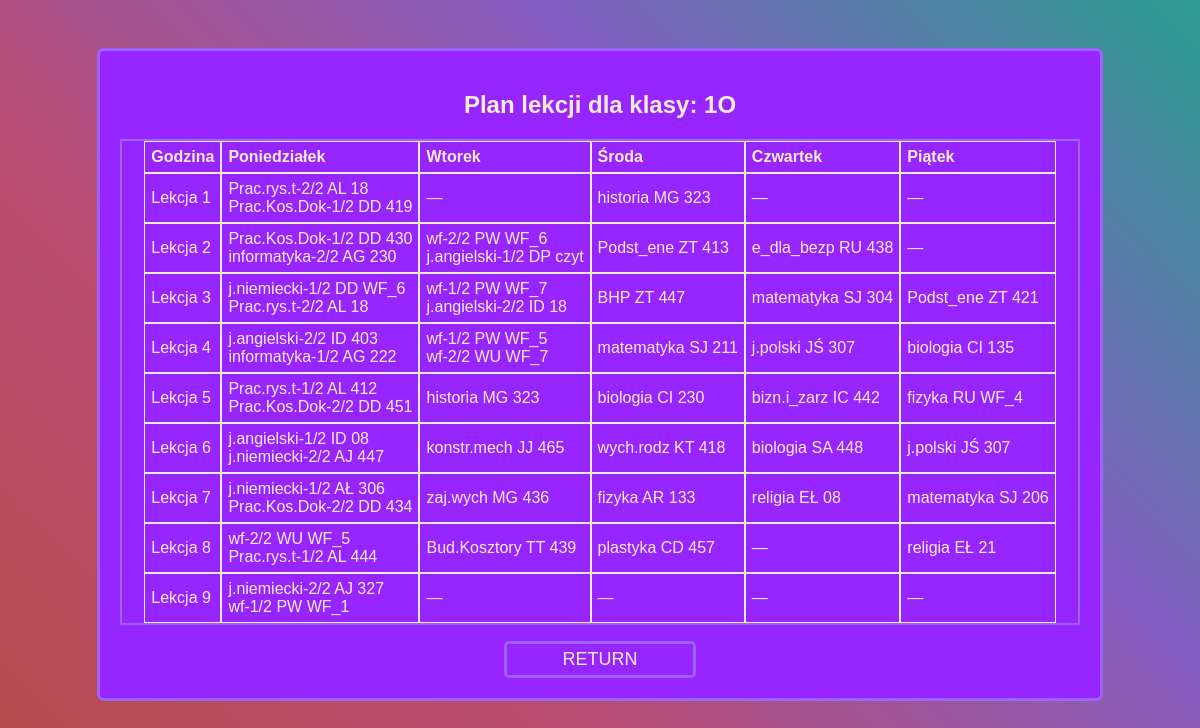
Page /classes/1O.php on the committed database.
### tables this page shows
CREATE TABLE `plan_lekcji` (
  `id` int(11) NOT NULL,
  `id_k` tinyint(4) DEFAULT NULL,
  `id_p` tinyint(4) DEFAULT NULL,
  `grupa` char(3) NOT NULL DEFAULT '1/1',
  `id_n` tinyint(4) DEFAULT NULL,
  `id_s` tinyint(4) DEFAULT NULL,
  `id_g` tinyint(4) DEFAULT NULL,
  `dzien` tinyint(4) DEFAULT NULL
);

### classes/1O.php (the view, shortened to what this page needs)
<?php
$class = '1O';
?>
<!DOCTYPE html>
<html lang="pl">
<head>
    <link rel="stylesheet" href="./CSS/admin-style.css">
</head>
<body class="background">
    <div class="menu-main">
        <?php
        $pdo = new PDO('mysql:host=localhost;dbname=plan_lekcji', 'root', '');
        $pdo->setAttribute(PDO::ATTR_ERRMODE, PDO::ERRMODE_EXCEPTION);
        $sql = "SELECT * FROM widok_plan_lekcji WHERE klasa = :class ORDER BY dzien, id_g";
        $stmt = $pdo->prepare($sql);
        $stmt->bindParam(':class', $class, PDO::PARAM_STR);
        $stmt->execute();
        $results = $stmt->fetchAll(PDO::FETCH_ASSOC);
        if ($results) {
            $schedule = [];
            foreach ($results as $row) {
                $schedule[$row['dzien']][$row['id_g']][] = [
                    'przedmiot' => $row['przedmiot'],
                    'grupa' => $row['grupa'],
                    'nauczyciele' => $row['nauczyciele'],
                    'sala' => $row['sala']
                ];
            }
            echo "<h2>Plan lekcji dla klasy: $class</h2>";
            echo "<table cellspacing='0>";
            echo "<tr class='column'><th class='rekord'>Godzina</th>";
            $daysOfWeek = ['Poniedziałek', 'Wtorek', 'Środa', 'Czwartek', 'Piątek'];
            foreach ($daysOfWeek as $day) {
                echo "<th class='rekord'>$day</th>";
            }
            for ($hour = 1; $hour <= 9; $hour++) {
                echo "<tr class='column'>";
                echo "<td class='rekord'>Lekcja $hour</td>";
                for ($day = 1; $day <= 5; $day++) {
                    echo "<td class='rekord'>";
                    if (!empty($schedule[$day][$hour])) {
                        foreach ($schedule[$day][$hour] as $lesson) {
                            if($lesson['grupa']=='1/1')
                            echo htmlspecialchars($lesson['przedmiot']) . " ";
                            else
                            echo htmlspecialchars($lesson['przedmiot']) . "-" . htmlspecialchars($lesson['grupa']) . " ";
                            echo htmlspecialchars($lesson['nauczyciele']) . " ";
                            echo htmlspecialchars($lesson['sala']) . "<br>";
                        }
                    } else {
                        echo "—";
                    }
                    echo "</td>";
                }
                echo "</tr>";
            }
            echo "</table>
            <form action='../index.php' method='post'>
                <input type='submit' name='submit' class='return' value='RETURN'>
            </form>";
        } else {
            echo "<p>Brak wyników для класса $class</p>";
        }
        ?>
    </div>
</body>
</html>

### CSS/admin-style.css (style rules this page uses)
body, html { display: flex; margin: 0; padding: 0; height: 100%; font-family: Arial, sans-serif; color: antiquewhite !important; overflow-x: hidden; }
.background { position: absolute; top: 0; left: 0; right: 0; bottom: 0; background: linear-gradient(45deg, #b64c4c, #bb4e74, #845ec2, #2a9d8f); background-size: cover; background-attachment: fixed; animation: gradientMove 5s infinite alternate; }
table { text-align: center; display: flex; justify-content: center; width: auto; color: antiquewhite; word-wrap: break-word; border: 2px solid #9c63f8; }
th, td { border: antiquewhite 1px solid; width: fit-content; text-align: left; padding: 6px; }
.menu-main { background-color: #9625ff; border: 3px solid #9c63f8; border-radius: 7px; text-align: center; flex-direction: row; margin: auto; width: 80%; padding: 20px; margin-top: 4%; }
.return { background-color: #9625ff; border: 3px solid #9c63f8; border-radius: 5px; text-align: center; min-width: 100px; color:antiquewhite; margin-top: 2vh; font-size: large; width: 20%; padding: 5px; }

### rows in the picture
plan_lekcji: przedmiot "Prac.Kos.Dok", grupa "1/2", nauczyciele "DD", sala "419"
plan_lekcji: przedmiot "Prac.Kos.Dok", grupa "1/2", nauczyciele "DD", sala "430"
plan_lekcji: przedmiot "informatyka", grupa "2/2", nauczyciele "AG", sala "230"
plan_lekcji: przedmiot "wf", grupa "2/2", nauczyciele "PW", sala "WF_6"
plan_lekcji: przedmiot "j.angielski", grupa "1/2", nauczyciele "DP", sala "czyt"
plan_lekcji: przedmiot "Podst_ene", nauczyciele "ZT", sala "413"
plan_lekcji: przedmiot "e_dla_bezp", nauczyciele "RU", sala "438"
plan_lekcji: przedmiot "j.niemiecki", grupa "1/2", nauczyciele "DD", sala "WF_6"
plan_lekcji: przedmiot "wf", grupa "1/2", nauczyciele "PW", sala "WF_7"
plan_lekcji: przedmiot "j.angielski", grupa "2/2", nauczyciele "ID", sala "18"
plan_lekcji: przedmiot "BHP", nauczyciele "ZT", sala "447"
plan_lekcji: przedmiot "matematyka", nauczyciele "SJ", sala "304"
plan_lekcji: przedmiot "Podst_ene", nauczyciele "ZT", sala "421"
plan_lekcji: przedmiot "j.angielski", grupa "2/2", nauczyciele "ID", sala "403"
plan_lekcji: przedmiot "informatyka", grupa "1/2", nauczyciele "AG", sala "222"
plan_lekcji: przedmiot "wf", grupa "1/2", nauczyciele "PW", sala "WF_5"
plan_lekcji: przedmiot "wf", grupa "2/2", nauczyciele "WU", sala "WF_7"
plan_lekcji: przedmiot "matematyka", nauczyciele "SJ", sala "211"
plan_lekcji: przedmiot "biologia", nauczyciele "CI", sala "135"
plan_lekcji: przedmiot "Prac.rys.t", grupa "1/2", nauczyciele "AL", sala "412"
plan_lekcji: przedmiot "Prac.Kos.Dok", grupa "2/2", nauczyciele "DD", sala "451"
plan_lekcji: przedmiot "biologia", nauczyciele "CI", sala "230"
plan_lekcji: przedmiot "bizn.i_zarz", nauczyciele "IC", sala "442"
plan_lekcji: przedmiot "fizyka", nauczyciele "RU", sala "WF_4"
plan_lekcji: przedmiot "j.angielski", grupa "1/2", nauczyciele "ID", sala "08"
plan_lekcji: przedmiot "j.niemiecki", grupa "2/2", nauczyciele "AJ", sala "447"
plan_lekcji: przedmiot "konstr.mech", nauczyciele "JJ", sala "465"
plan_lekcji: przedmiot "wych.rodz", nauczyciele "KT", sala "418"
plan_lekcji: przedmiot "biologia", nauczyciele "SA", sala "448"
plan_lekcji: przedmiot "j.niemiecki", grupa "1/2", nauczyciele "AŁ", sala "306"
plan_lekcji: przedmiot "Prac.Kos.Dok", grupa "2/2", nauczyciele "DD", sala "434"
plan_lekcji: przedmiot "zaj.wych", nauczyciele "MG", sala "436"
plan_lekcji: przedmiot "fizyka", nauczyciele "AR", sala "133"
plan_lekcji: przedmiot "religia", nauczyciele "EŁ", sala "08"
plan_lekcji: przedmiot "matematyka", nauczyciele "SJ", sala "206"
plan_lekcji: przedmiot "wf", grupa "2/2", nauczyciele "WU", sala "WF_5"
plan_lekcji: przedmiot "Prac.rys.t", grupa "1/2", nauczyciele "AL", sala "444"
plan_lekcji: przedmiot "Bud.Kosztory", nauczyciele "TT", sala "439"
plan_lekcji: przedmiot "plastyka", nauczyciele "CD", sala "457"
plan_lekcji: przedmiot "religia", nauczyciele "EŁ", sala "21"
plan_lekcji: przedmiot "j.niemiecki", grupa "2/2", nauczyciele "AJ", sala "327"
plan_lekcji: przedmiot "wf", grupa "1/2", nauczyciele "PW", sala "WF_1"

### other values in the picture
$class "1O"
$day "Poniedziałek"
$day "Wtorek"
$day "Środa"
$day "Czwartek"
$day "Piątek"
$lesson['przedmiot'] "Prac.rys.t"
$lesson['grupa'] "2/2"
$lesson['nauczyciele'] "AL"
$lesson['sala'] "18"
$lesson['przedmiot'] "historia"
$lesson['nauczyciele'] "MG"
$lesson['sala'] "323"
$lesson['przedmiot'] "j.polski"
$lesson['nauczyciele'] "JŚ"
